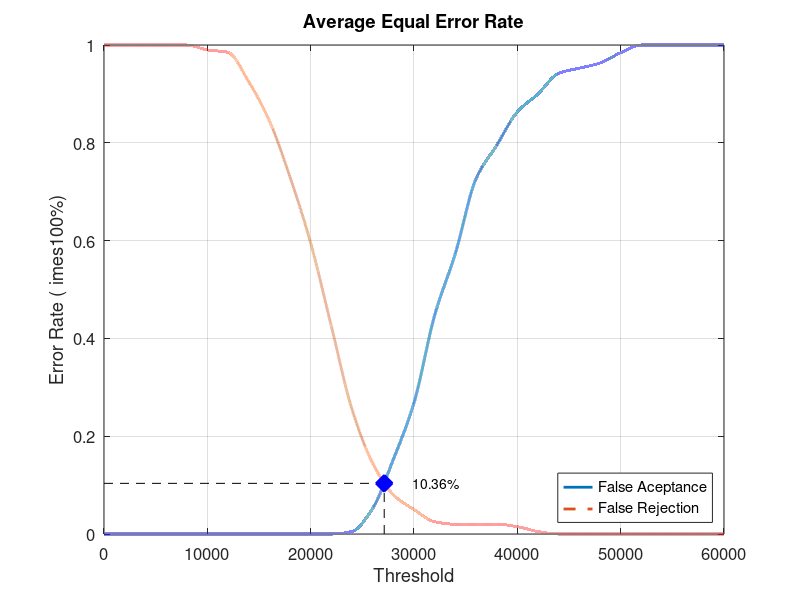
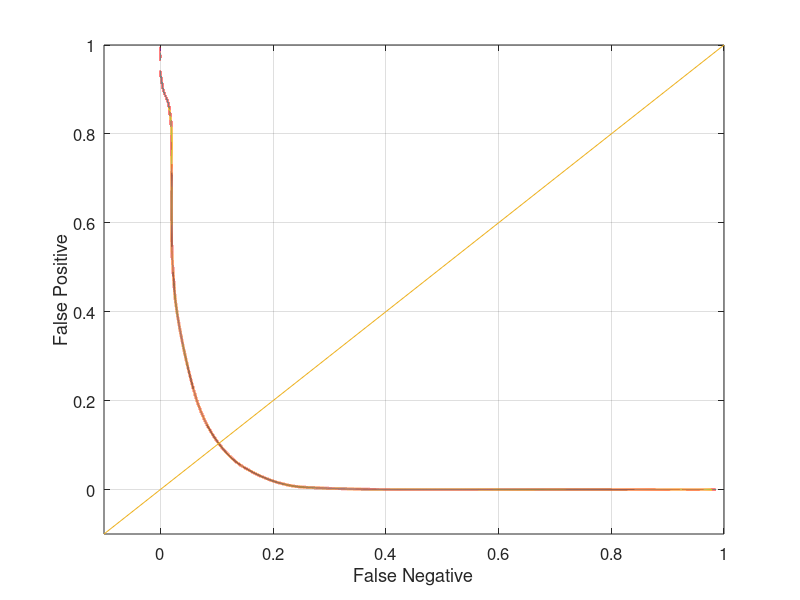

Here is the MATLAB script that generated these plots, in order:
close all;
clear;
clc;
x = 0:2000:60000;
xq = 0:0.5:60000;

y0 = [0 0 0 0 0 0 0 0 0 0 0 0 0.00526316 0.0526316 0.152632 0.268421 0.447368 0.573684 0.726316 0.794737 0.863158 0.9 0.942105 0.952632 0.963158 0.984211 1 1 1 1 1]
yy0 = interp1(x, y0, xq, 'pchip');
y1 = [1 1 1 1 1 0.99 0.985 0.925 0.845 0.73 0.595 0.425 0.255 0.145 0.08 0.05 0.025 0.02 0.02 0.02 0.015 0.005 0 0 0 0 0 0 0 0 0]
yy1 = interp1(x, y1, xq, 'pchip');

% Calculating EER: 
y2 = abs(y0 - y1);
find(y2 == min(y2))
yy2 = abs(yy0 - yy1);
xEER = find(yy2 == min(yy2));
xEERIndex = xq(xEER) % X-axis EER
yEER = yy0(xEER) % Y-axis EER

main = figure
plot(xq, yy0,'-','LineWidth', 2);	hold on
plot(xq, yy1,'--','LineWidth', 2);	hold on
plot([xEERIndex xEERIndex], [0 yEER], 'k--');	hold on
plot([0 xEERIndex], [yEER yEER], 'k--');	hold on
plot(xEERIndex, yEER, 'bx', 'LineWidth', 10);	hold on
text(xEERIndex + 10 * xEERIndex / 100, yEER, [num2str(round((10000 * yEER)) / 100) '%'])
legend('False Aceptance', 'False Rejection', 'Location', 'SouthEast')
xlabel('Threshold')
ylabel('Error Rate (	imes100%)')
title('Average Equal Error Rate')
set(gca, 'FontSize', 12)
axis([0 60000 0 1])
grid on

print(main, 'Database5_4Main', '-dpng');
FNRxFPR = figure('Color', [1 1 1]);
plot(yy1, yy0, '-', yy1, yy0, 'LineWidth', 2);
hold on
y = -0.1:0.1:1
plot(y, y); 
set(gca, 'FontSize', 12)
xlabel('False Negative')
ylabel('False Positive')
axis([-0.1 1 -0.1 1])
set(gca, 'FontSize', 12)
grid on

print(FNRxFPR, 'Database5_4FNRxFPR','-dpng');
